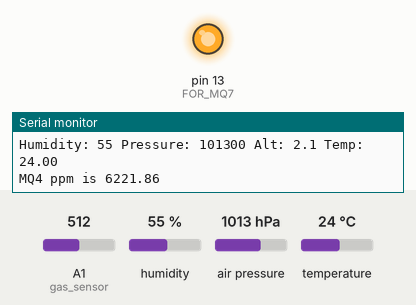
A sketch run on a simulated Arduino Uno, built with avr-gcc and run on an emulated ATmega328P. Parts: output pins drawn as LEDs (lit = HIGH), the last lines printed to the serial monitor. Inputs (shaded band) come from the test bench; at power-on: A1 (gas_sensor) = 512, humidity 55 %, air pressure 1013 hPa, temperature 24 °C.

Above: at 0.1 s.
At 61.4 s:
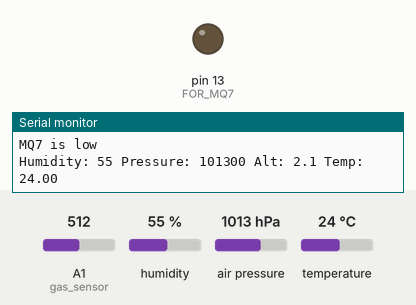
Timing chart, 0 to 62.9 s (numbered marks = the images above):
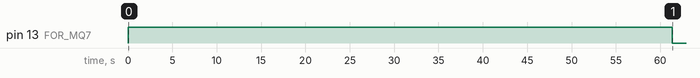

Measured:
- by itself, pin 13 (FOR_MQ7): LOW → HIGH at 0.00 s, → LOW 61.4 s later

The sketch:

mergebmemq47.ino
```cpp
int i=0;
#include "MQ7.h"
MQ7 mq7(A0,5.0);

#include <Wire.h>
#include "SparkFunBME280.h"
BME280 mySensor;

#include <SPI.h>   //Library for SPI interface
#include <Wire.h>  //Library for I2C interface
int gas_sensor = A1;                             //Sensor pin
float m = -0.318;                                //Slope
float b = 1.133;                                 //Y-Intercept
float R0 = 11.820;


void setup() {

Serial.begin(9600);
pinMode(13,OUTPUT); //FOR MQ7

Wire.begin();//for bme
if (mySensor.beginI2C() == false) //Begin communication over I2C
{
   Serial.println("The sensor did not respond. Please check wiring.");
   while(1); //Freeze
}

}

void loop() {

if(i<60){
  analogWrite(13,255);
  Serial.println("MQ7 is high" );
}
else if (i<150){
  analogWrite(13,72);
  Serial.println("MQ7 is low" );
}
else if(i=150){
  Serial.print("MQ7 ppm is ");
  digitalWrite(13,HIGH);
  delay(50);
  Serial.println(mq7.getPPM());
  i=0;
}
  //BME
  Serial.print("Humidity: ");
  Serial.print(mySensor.readFloatHumidity(), 0);

  Serial.print(" Pressure: ");
  Serial.print(mySensor.readFloatPressure(), 0);

  Serial.print(" Alt: ");
  //Serial.print(mySensor.readFloatAltitudeMeters(), 1);
  Serial.print(mySensor.readFloatAltitudeMeters(), 1);

  Serial.print(" Temp: ");
  //Serial.print(mySensor.readTempC(), 2);
  Serial.println(mySensor.readTempC(), 2);

//mq4
float sensor_volt;                             //Define variable for sensor voltage
  float RS_gas;                                  //Define variable for sensor resistance
  float ratio;                                   //Define variable for ratio
  float sensorValue = analogRead(gas_sensor);    //Read analog values of sensor
  sensor_volt = sensorValue * (5.0 / 1023.0);    //Convert analog values to voltage
  RS_gas = ((5.0 * 10.0) / sensor_volt) - 10.0;  //Get value of RS in a gas
  ratio = RS_gas / R0;                           // Get ratio RS_gas/RS_air
  double ppm_log = (log10(ratio) - b) / m;       //Get ppm value in linear scale according to the the ratio value
  double ppm = pow(10, ppm_log);                 //Convert ppm value to log scale
  double percentage = ppm / 10000;               //Convert to percentage
  Serial.print("MQ4 ppm is ");
  Serial.println(ppm);
Serial.println();
delay(1000);
    i++;
}
```

MQ7.cpp
```cpp
/*
Library for CO (Carbon Monoxide Gas) ppm value
by using MQ7 gas sensor.

Datasheet : https://www.sparkfun.com/datasheets/Sensors/Biometric/MQ-7.pdf
*/

#if (ARDUINO >= 100)
    #include "Arduino.h"
#else
    #include <avr/io.h>
    #include "WProgram.h"
#endif

#include "MQ7.h"
/*
Constructor to initialize the analog pin and input voltage to MQ7

@param pin : Input pin from MQ7 analog pin
@param v_input : Input voltage to MQ7 sensor
*/
MQ7::MQ7(uint8_t pin, float v_input){
  analogPin = pin;
  v_in = v_input;
}

/*
Function is used to return the ppm value of CO gas concentration
by using the parameter found using the function f(x) = a * ((Rs/R0) ^ b)

@return ppm value of Carbon Monoxide concentration
*/
float MQ7::getPPM(){
  return (float)(coefficient_A * pow(getRatio(), coefficient_B));
}

/*
This function returns voltage from the analog input value
Refer ADC Conversion for further reference

@param value : value from analogPin

@return voltage
*/
float MQ7::voltageConversion(int value){
  return (float) value * (v_in / 1023.0);
}

/*
This function is for the deriving the Rs/R0 to find ppm

@return The value of Rs/R_Load
*/
float MQ7::getRatio(){
  int value = analogRead(analogPin);
  float v_out = voltageConversion(value);
  return (v_in - v_out) / v_out;
}
/*
To find the sensor resistance Rs

@return Rs value
*/
float MQ7::getSensorResistance(){
  return R_Load * getRatio();
}
```

MQ7.h
```cpp
/*
Library for CO (Carbon Monoxide Gas) ppm value
by using MQ7 gas sensor.

Datasheet : https://www.sparkfun.com/datasheets/Sensors/Biometric/MQ-7.pdf
*/

#ifndef MQ7_h
#define MQ7_h

/*
The coefficients are estimated from the sensitivity characteristics graph
of the MQ7 sensor for CO (Carbon Monoxide) gas by using Correlation function.

Explanation :
	The graph in the datasheet is represented with the function
	f(x) = a * (x ^ b).
	where
		f(x) = ppm
		x = Rs/R0
	The values were mapped with this function to determine the coefficients a and b.
*/

#define coefficient_A 19.32
#define coefficient_B -0.64

//Load resistance 10 Kohms on the sensor potentiometer
#define R_Load 10.0

class MQ7 {
	private:
		uint8_t analogPin;
		float v_in;
		float voltageConversion(int);
	public:
		MQ7(uint8_t, float);
		float getPPM();
		float getSensorResistance();
		float getRatio();
};

#endif
```
